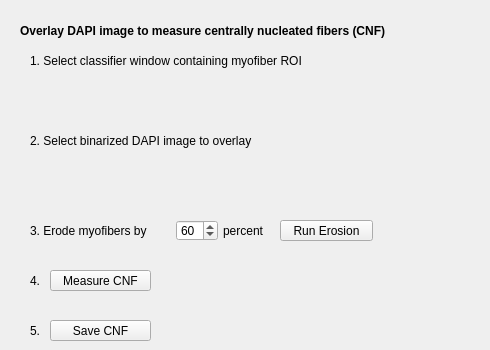
      <widget class="QWidget" name="cnf">
       <attribute name="title">
        <string>CNF</string>
       </attribute>
       <widget class="QSpinBox" name="erosion_percentage_SpinBox">
        <property name="geometry">
         <rect>
          <x>176</x>
          <y>220</y>
          <width>42</width>
          <height>21</height>
         </rect>
        </property>
        <property name="font">
         <font>
          <pointsize>9</pointsize>
         </font>
        </property>
        <property name="minimum">
         <number>0</number>
        </property>
        <property name="value">
         <number>60</number>
        </property>
       </widget>
       <widget class="QLabel" name="label_48">
        <property name="geometry">
         <rect>
          <x>30</x>
          <y>220</y>
          <width>151</width>
          <height>21</height>
         </rect>
        </property>
        <property name="font">
         <font>
          <pointsize>9</pointsize>
         </font>
        </property>
        <property name="text">
         <string>3. Erode myofibers by </string>
        </property>
       </widget>
       <widget class="QLabel" name="label_47">
        <property name="geometry">
         <rect>
          <x>30</x>
          <y>50</y>
          <width>401</width>
          <height>21</height>
         </rect>
        </property>
        <property name="font">
         <font>
          <pointsize>9</pointsize>
         </font>
        </property>
        <property name="text">
         <string>1. Select classifier window containing myofiber ROI</string>
        </property>
       </widget>
       <widget class="QWidget" name="gridLayoutWidget_11">
        <property name="geometry">
         <rect>
          <x>50</x>
          <y>70</y>
          <width>381</width>
          <height>51</height>
         </rect>
        </property>
        <property name="font">
         <font>
          <pointsize>9</pointsize>
         </font>
        </property>
        <layout class="QGridLayout" name="gridLayout_import_DAPI"/>
       </widget>
       <widget class="QPushButton" name="run_erosion_button">
        <property name="geometry">
         <rect>
          <x>280</x>
          <y>220</y>
          <width>93</width>
          <height>21</height>
         </rect>
        </property>
        <property name="font">
         <font>
          <pointsize>9</pointsize>
         </font>
        </property>
        <property name="text">
         <string>Run Erosion</string>
        </property>
       </widget>
       <widget class="QLabel" name="label_49">
        <property name="geometry">
         <rect>
          <x>20</x>
          <y>20</y>
          <width>461</width>
          <height>21</height>
         </rect>
        </property>
        <property name="font">
         <font>
          <pointsize>9</pointsize>
          <weight>75</weight>
          <bold>true</bold>
         </font>
        </property>
        <property name="text">
         <string>Overlay DAPI image to measure centrally nucleated fibers (CNF)</string>
        </property>
       </widget>
       <widget class="QLabel" name="label_50">
        <property name="geometry">
         <rect>
          <x>223</x>
          <y>220</y>
          <width>61</width>
          <height>21</height>
         </rect>
        </property>
        <property name="font">
         <font>
          <pointsize>9</pointsize>
         </font>
        </property>
        <property name="text">
         <string>percent</string>
        </property>
       </widget>
       <widget class="QWidget" name="gridLayoutWidget_6">
        <property name="geometry">
         <rect>
          <x>50</x>
          <y>150</y>
          <width>381</width>
          <height>51</height>
         </rect>
        </property>
        <property name="font">
         <font>
          <pointsize>9</pointsize>
         </font>
        </property>
        <layout class="QGridLayout" name="gridLayout_contains_DAPI"/>
       </widget>
       <widget class="QLabel" name="label_29">
        <property name="geometry">
         <rect>
          <x>30</x>
          <y>130</y>
          <width>401</width>
          <height>21</height>
         </rect>
        </property>
        <property name="font">
         <font>
          <pointsize>9</pointsize>
         </font>
        </property>
        <property name="text">
         <string>2. Select binarized DAPI image to overlay</string>
        </property>
       </widget>
       <widget class="QPushButton" name="run_DAPI_button">
        <property name="geometry">
         <rect>
          <x>50</x>
          <y>270</y>
          <width>101</width>
          <height>21</height>
         </rect>
        </property>
        <property name="font">
         <font>
          <pointsize>9</pointsize>
         </font>
        </property>
        <property name="text">
         <string>Measure CNF</string>
        </property>
       </widget>
       <widget class="QLabel" name="label_51">
        <property name="geometry">
         <rect>
          <x>30</x>
          <y>270</y>
          <width>21</width>
          <height>21</height>
         </rect>
        </property>
        <property name="font">
         <font>
          <pointsize>9</pointsize>
         </font>
        </property>
        <property name="text">
         <string>4.</string>
        </property>
       </widget>
       <widget class="QPushButton" name="save_DAPI_button">
        <property name="geometry">
         <rect>
          <x>50</x>
          <y>320</y>
          <width>101</width>
          <height>21</height>
         </rect>
        </property>
        <property name="font">
         <font>
          <pointsize>9</pointsize>
         </font>
        </property>
        <property name="text">
         <string>Save CNF</string>
        </property>
       </widget>
       <widget class="QLabel" name="label_57">
        <property name="geometry">
         <rect>
          <x>30</x>
          <y>320</y>
          <width>21</width>
          <height>21</height>
         </rect>
        </property>
        <property name="font">
         <font>
          <pointsize>9</pointsize>
         </font>
        </property>
        <property name="text">
         <string>5.</string>
        </property>
       </widget>
      </widget>
